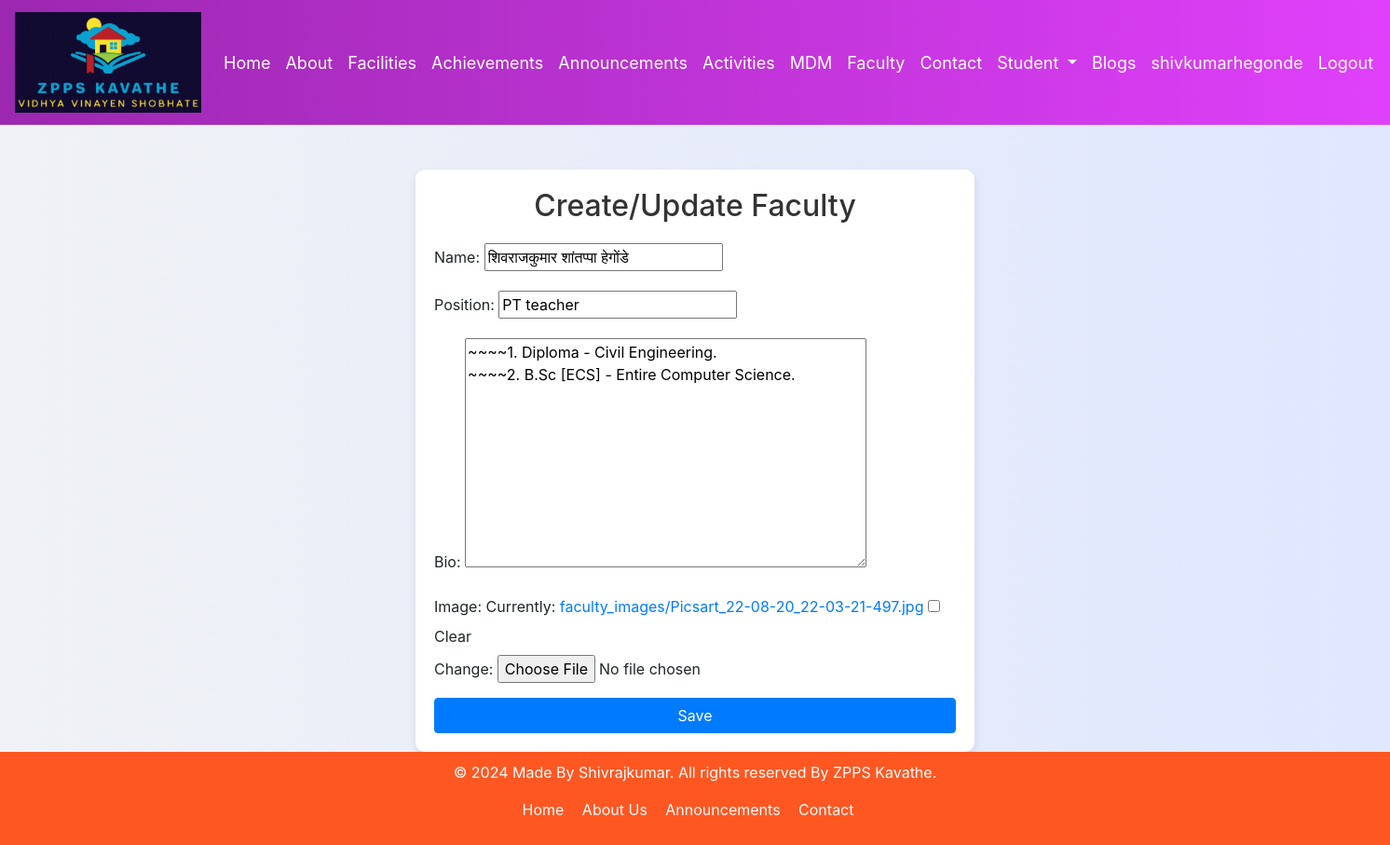
Page /faculty/10/ (signed in) on the committed database.
### zpps_faculty/models.py (models this page shows, shortened)
class FacultyMember(models.Model):
    name = models.CharField(max_length=200)
    position = models.CharField(max_length=200)
    image = models.ImageField(upload_to='faculty_images/', blank=True, null=True)  # Add this field
    bio = models.TextField()

### zpps_faculty/views.py (the view)
# urls.py: path('<int:faculty_id>/', views.update_faculty, name='faculty_member_detail'),  # Corrected view name and parameter
def update_faculty(request, faculty_id):
    faculty = get_object_or_404(FacultyMember, id=faculty_id)
    if request.method == 'POST':
        form = FacultyMemberForm(request.POST, request.FILES, instance=faculty)
        if form.is_valid():
            form.save()
            return redirect('faculty_list')
    else:
        form = FacultyMemberForm(instance=faculty)
    return render(request, 'zpps_faculty/template/faculty_form.html', {'form': form})

### zpps_faculty/forms.py
class FacultyMemberForm(forms.ModelForm):
    class Meta:
        model = FacultyMember
        fields = ['name', 'position', 'bio', 'image']

### zpps_faculty/template/faculty_form.html (shortened to what this page needs)
{% extends 'internal/template/base.html' %}
{% load static %}
{% block content %}
<head>
    <link href="https://stackpath.bootstrapcdn.com/bootstrap/4.5.2/css/bootstrap.min.css" rel="stylesheet">
    <link href="{% static 'css/faculty.css' %}" rel="stylesheet">
</head>
<body>
    <div class="container mt-5">
        <div class="form-container">
            <h2>Create/Update Faculty</h2>
            <form method="post" enctype="multipart/form-data">
                {{ form.as_p }}
                {% if user.is_authenticated %}
                    <button type="submit" class="btn btn-primary btn-block">Save</button>
                {% else %}
                    <p class="text-center mt-3">Please <a href="{% url 'login' %}">login</a> to create or update faculty members.</p>
                {% endif %}
            </form>
        </div>
    </div>
</body>
{% endblock %}

### template/base.html (shortened to what this page needs)
<!DOCTYPE html>
{% load static %}
<html lang="en">
<head>
    <link href="https://stackpath.bootstrapcdn.com/bootstrap/4.5.2/css/bootstrap.min.css" rel="stylesheet">
    <link href="{% static 'css/custom.css' %}" rel="stylesheet">
    <link href="https://cdnjs.cloudflare.com/ajax/libs/font-awesome/5.15.3/css/all.min.css" rel="stylesheet">
</head>
<body>
    <nav class="navbar navbar-expand-lg navbar-dark bg-primary" style="background-color: #DC143C;">
        <a class="navbar-brand" href="{% url 'home' %}"><img src="{% static 'zppslogo.png' %}" alt="School Logo" style="width: 200px; height: auto;"></a>
        <div class="collapse navbar-collapse" id="navbarNav">
            <ul class="navbar-nav">
                <li class="nav-item">
                    <a class="nav-link" href="{% url 'home' %}">Home</a>
                </li>
                <li class="nav-item">
                    <a class="nav-link" href="{% url 'about_school' %}">About</a>
                </li>
                <li class="nav-item">
                    <a class="nav-link" href="{% url 'facilities' %}">Facilities</a>
                </li>
                <li class="nav-item">
                    <a class="nav-link" href="{% url 'achievements' %}">Achievements</a>
                </li>
                <li class="nav-item">
                    <a class="nav-link" href="{% url 'announcements' %}">Announcements</a>
                </li>
                <li class="nav-item">
                    <a class="nav-link" href="{% url 'activity_list' %}">Activities</a>
                </li>
                <li class="nav-item">
                    <a class="nav-link" href="{% url 'meal_list' %}">MDM</a>
                </li>
                <li class="nav-item">
                    <a class="nav-link" href="{% url 'zpps_faculty' %}">Faculty</a>
                </li>
                <li class="nav-item">
                    <a class="nav-link" href="{% url 'contact_us' %}">Contact</a>
                </li>
                <li class="nav-item dropdown">
                    <a class="nav-link dropdown-toggle" href="#" id="studentDropdown" role="button" data-toggle="dropdown" aria-haspopup="false" aria-expanded="false">
                        Student
                    </a>
                </li>
                <li class="nav-item">
                    <a class="nav-link" href="{% url 'blog_list' %}">Blogs</a>
                </li>
            </ul>
            <ul class="navbar-nav ml-auto">
                {% if user.is_authenticated %}
                    <li class="nav-item">
                        <a class="nav-link" href="#">{{ user.username }}</a>
                    </li>
                    <li class="nav-item">
                        <a class="nav-link" href="{% url 'logout' %}">Logout</a>
                    </li>
                {% endif %}
            </ul>
        </div>
    </nav>
    {% block content %}
    {% endblock %}
    <footer class="footer">
        <p>&copy; 2024 Made By Shivrajkumar. All rights reserved By ZPPS Kavathe.</p>
        <nav>
            <ul>
                <li><a href="{% url 'home' %}">Home</a></li>
                <li><a href="{% url 'about_school' %}">About Us</a></li>
                <li><a href="{% url 'announcements' %}">Announcements</a></li>
                <li><a href="{% url 'contact_us' %}">Contact</a></li>
            </ul>
        </nav>
    </footer>
</body>
</html>

### static/css/custom.css (style rules this page uses)
.navbar { background: linear-gradient(90deg, #9c27b0, #e040fb); padding: 10px 0; }
.nav-link { color: #fff !important; font-size: 18px; }
.footer { background-color: #ff5722; color: white; text-align: center; padding: 10px 0; }
.footer nav ul { list-style: none; padding: 0; }
.footer nav ul li { display: inline; margin-right: 15px; }
.footer nav ul li a { color: white; text-decoration: none; }

### static/css/faculty.css (style rules this page uses)
body { background: linear-gradient(to right, #f0f2f5, #e0e7ff); }
.btn-primary { background-color: #007bff; border-color: #007bff; }

### zpps_faculty/template/faculty_form.html (style rules this page uses)
body { background-color: #f8f9fa; }
.form-container { background: #ffffff; padding: 20px; border-radius: 10px; box-shadow: 0 4px 8px rgba(0, 0, 0, 0.1); margin: 0 auto; max-width: 600px; animation: fadeIn 1s ease-in-out; }
h2 { text-align: center; margin-bottom: 20px; color: #333; font-size: 2rem; }
.btn-primary { background-color: #007bff; border-color: #007bff; transition: background-color 0.3s ease, transform 0.3s ease; }

### rows in the picture
FacultyMember: name "शिवराजकुमार शांतप्पा हेगोंडे", position "PT teacher", bio "~~~~1. Diploma - Civil Engineering. ~~~~2. B.Sc [ECS] - Entire Computer Science."

### other values in the picture
{{ user.username }} "shivkumarhegonde"
